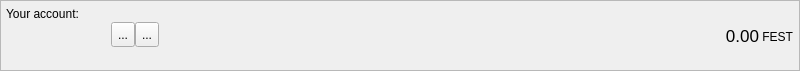
<?xml version="1.0" encoding="UTF-8"?>
<ui version="4.0">
 <class>AccountFrame</class>
 <widget class="QFrame" name="AccountFrame">
  <property name="geometry">
   <rect>
    <x>0</x>
    <y>0</y>
    <width>800</width>
    <height>71</height>
   </rect>
  </property>
  <property name="minimumSize">
   <size>
    <width>0</width>
    <height>70</height>
   </size>
  </property>
  <property name="maximumSize">
   <size>
    <width>16777215</width>
    <height>71</height>
   </size>
  </property>
  <property name="windowTitle">
   <string>Frame</string>
  </property>
  <property name="frameShape">
   <enum>QFrame::StyledPanel</enum>
  </property>
  <property name="frameShadow">
   <enum>QFrame::Plain</enum>
  </property>
  <layout class="QHBoxLayout" name="horizontalLayout_3">
   <property name="spacing">
    <number>0</number>
   </property>
   <property name="leftMargin">
    <number>5</number>
   </property>
   <property name="topMargin">
    <number>0</number>
   </property>
   <property name="rightMargin">
    <number>5</number>
   </property>
   <property name="bottomMargin">
    <number>0</number>
   </property>
   <item>
    <layout class="QVBoxLayout" name="verticalLayout_3">
     <property name="spacing">
      <number>1</number>
     </property>
     <property name="leftMargin">
      <number>0</number>
     </property>
     <property name="rightMargin">
      <number>0</number>
     </property>
     <item>
      <widget class="QLabel" name="label">
       <property name="minimumSize">
        <size>
         <width>0</width>
         <height>20</height>
        </size>
       </property>
       <property name="maximumSize">
        <size>
         <width>16777215</width>
         <height>20</height>
        </size>
       </property>
       <property name="text">
        <string>Your account:</string>
       </property>
       <property name="alignment">
        <set>Qt::AlignBottom|Qt::AlignLeading|Qt::AlignLeft</set>
       </property>
       <property name="margin">
        <number>0</number>
       </property>
       <property name="indent">
        <number>0</number>
       </property>
      </widget>
     </item>
     <item>
      <layout class="QHBoxLayout" name="horizontalLayout">
       <property name="spacing">
        <number>0</number>
       </property>
       <property name="bottomMargin">
        <number>0</number>
       </property>
       <item>
        <widget class="QLabel" name="m_addressLabel">
         <property name="sizePolicy">
          <sizepolicy hsizetype="Minimum" vsizetype="Preferred">
           <horstretch>0</horstretch>
           <verstretch>0</verstretch>
          </sizepolicy>
         </property>
         <property name="minimumSize">
          <size>
           <width>100</width>
           <height>22</height>
          </size>
         </property>
         <property name="maximumSize">
          <size>
           <width>16777215</width>
           <height>22</height>
          </size>
         </property>
         <property name="baseSize">
          <size>
           <width>0</width>
           <height>22</height>
          </size>
         </property>
         <property name="cursor">
          <cursorShape>IBeamCursor</cursorShape>
         </property>
         <property name="toolTip">
          <string>Your receiving address</string>
         </property>
         <property name="whatsThis">
          <string>This is your account address</string>
         </property>
         <property name="text">
          <string/>
         </property>
         <property name="alignment">
          <set>Qt::AlignBottom|Qt::AlignLeading|Qt::AlignLeft</set>
         </property>
         <property name="textInteractionFlags">
          <set>Qt::TextSelectableByKeyboard|Qt::TextSelectableByMouse</set>
         </property>
        </widget>
       </item>
       <item>
        <spacer name="horizontalSpacer_2">
         <property name="orientation">
          <enum>Qt::Horizontal</enum>
         </property>
         <property name="sizeType">
          <enum>QSizePolicy::Fixed</enum>
         </property>
         <property name="sizeHint" stdset="0">
          <size>
           <width>5</width>
           <height>25</height>
          </size>
         </property>
        </spacer>
       </item>
       <item>
        <widget class="QToolButton" name="m_copyButton">
         <property name="minimumSize">
          <size>
           <width>0</width>
           <height>25</height>
          </size>
         </property>
         <property name="toolTip">
          <string>Copy address</string>
         </property>
         <property name="statusTip">
          <string/>
         </property>
         <property name="whatsThis">
          <string/>
         </property>
         <property name="text">
          <string>...</string>
         </property>
         <property name="icon">
          <iconset resource="../../resources.qrc">
           <normaloff>:/icons/copy</normaloff>:/icons/copy</iconset>
         </property>
        </widget>
       </item>
       <item>
        <widget class="QToolButton" name="m_qrButton">
         <property name="minimumSize">
          <size>
           <width>0</width>
           <height>25</height>
          </size>
         </property>
         <property name="toolTip">
          <string>Show QR code</string>
         </property>
         <property name="statusTip">
          <string/>
         </property>
         <property name="text">
          <string>...</string>
         </property>
         <property name="icon">
          <iconset resource="../../resources.qrc">
           <normaloff>:/icons/qrcode</normaloff>:/icons/qrcode</iconset>
         </property>
        </widget>
       </item>
       <item>
        <spacer name="horizontalSpacer">
         <property name="orientation">
          <enum>Qt::Horizontal</enum>
         </property>
         <property name="sizeHint" stdset="0">
          <size>
           <width>0</width>
           <height>25</height>
          </size>
         </property>
        </spacer>
       </item>
       <item>
        <widget class="QLabel" name="totalBalance">
         <property name="sizePolicy">
          <sizepolicy hsizetype="Preferred" vsizetype="Preferred">
           <horstretch>0</horstretch>
           <verstretch>0</verstretch>
          </sizepolicy>
         </property>
         <property name="maximumSize">
          <size>
           <width>16777215</width>
           <height>24</height>
          </size>
         </property>
         <property name="font">
          <font>
           <pointsize>13</pointsize>
           <weight>50</weight>
           <bold>false</bold>
          </font>
         </property>
         <property name="toolTip">
          <string>Total balance</string>
         </property>
         <property name="statusTip">
          <string>Total balance</string>
         </property>
         <property name="text">
          <string>0.00</string>
         </property>
         <property name="alignment">
          <set>Qt::AlignBottom|Qt::AlignRight|Qt::AlignTrailing</set>
         </property>
         <property name="margin">
          <number>0</number>
         </property>
         <property name="textInteractionFlags">
          <set>Qt::TextSelectableByMouse</set>
         </property>
        </widget>
       </item>
       <item>
        <widget class="QLabel" name="label_2">
         <property name="sizePolicy">
          <sizepolicy hsizetype="Preferred" vsizetype="Fixed">
           <horstretch>0</horstretch>
           <verstretch>0</verstretch>
          </sizepolicy>
         </property>
         <property name="minimumSize">
          <size>
           <width>30</width>
           <height>20</height>
          </size>
         </property>
         <property name="maximumSize">
          <size>
           <width>16777215</width>
           <height>20</height>
          </size>
         </property>
         <property name="baseSize">
          <size>
           <width>-1</width>
           <height>20</height>
          </size>
         </property>
         <property name="text">
          <string> FEST</string>
         </property>
         <property name="alignment">
          <set>Qt::AlignBottom|Qt::AlignLeading|Qt::AlignLeft</set>
         </property>
         <property name="margin">
          <number>0</number>
         </property>
        </widget>
       </item>
      </layout>
     </item>
     <item>
      <widget class="QLabel" name="addressStatusLabel">
       <property name="minimumSize">
        <size>
         <width>0</width>
         <height>20</height>
        </size>
       </property>
       <property name="maximumSize">
        <size>
         <width>16777215</width>
         <height>20</height>
        </size>
       </property>
       <property name="text">
        <string/>
       </property>
       <property name="alignment">
        <set>Qt::AlignLeading|Qt::AlignLeft|Qt::AlignTop</set>
       </property>
       <property name="margin">
        <number>0</number>
       </property>
       <property name="indent">
        <number>0</number>
       </property>
      </widget>
     </item>
    </layout>
   </item>
  </layout>
 </widget>
 <resources>
  <include location="../../resources.qrc"/>
 </resources>
 <connections>
  <connection>
   <sender>m_copyButton</sender>
   <signal>clicked()</signal>
   <receiver>AccountFrame</receiver>
   <slot>copyAddress()</slot>
   <hints>
    <hint type="sourcelabel">
     <x>818</x>
     <y>26</y>
    </hint>
    <hint type="destinationlabel">
     <x>422</x>
     <y>295</y>
    </hint>
   </hints>
  </connection>
  <connection>
   <sender>m_qrButton</sender>
   <signal>clicked()</signal>
   <receiver>AccountFrame</receiver>
   <slot>showQR()</slot>
   <hints>
    <hint type="sourcelabel">
     <x>802</x>
     <y>34</y>
    </hint>
    <hint type="destinationlabel">
     <x>494</x>
     <y>35</y>
    </hint>
   </hints>
  </connection>
 </connections>
 <slots>
  <slot>copyAddress()</slot>
 </slots>
</ui>
